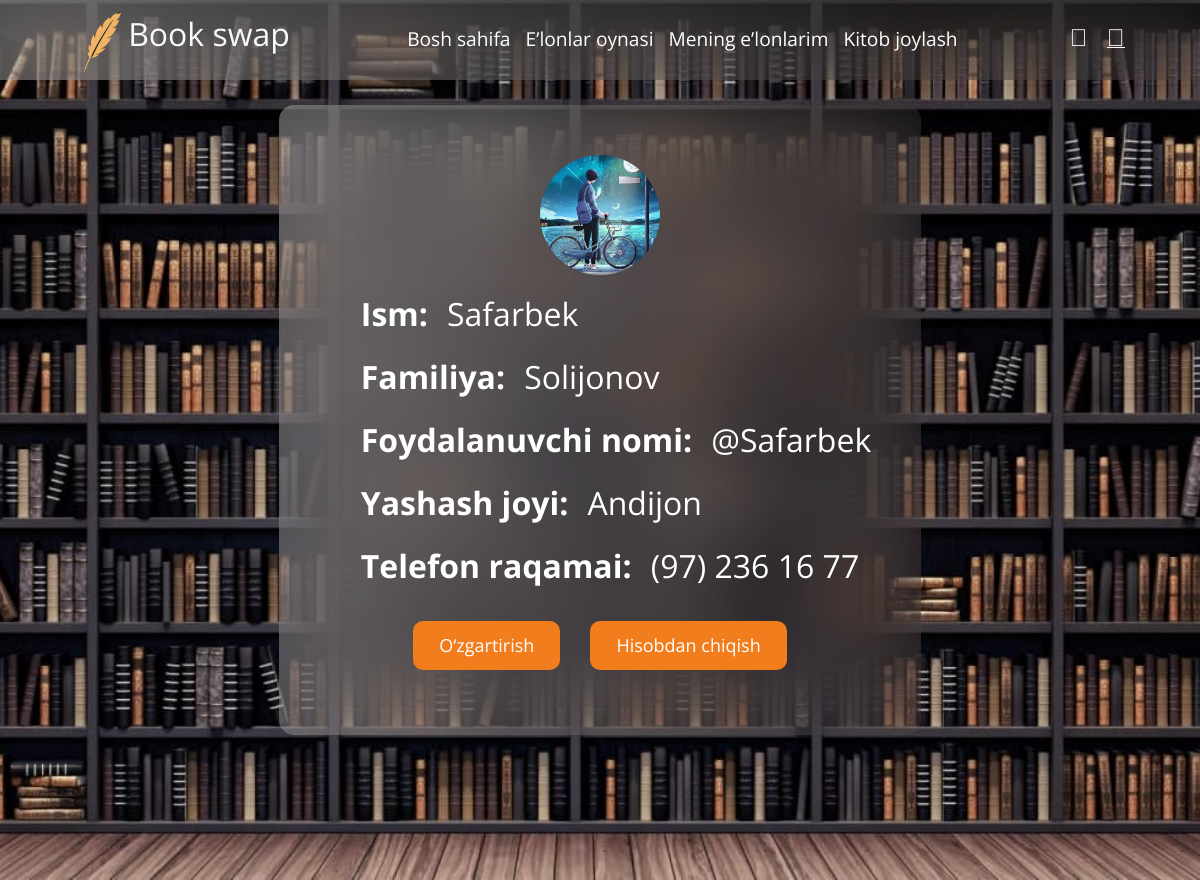
The app's page /account/ (signed in) with its own data.
### account/models.py (models this page shows, shortened)
class User(AbstractUser):
	GENDER = (
		('Ayol', 'Ayol'),
		('Erkak', 'Erkak'),
	)
	ADDRESS = (
		('Andijon', 'Andijon'),
		('Namangan', 'Namangan'),
		('Samarqand', 'Samarqand'),
		('Tashkent', 'Tashkent'),
		('Jizzax', 'Jizzax'),
		('Surxondaryo', 'Surxondaryo'),
		('Navoiy', 'Navoiy'),
		('Xorazm', 'Xorazm'),
		('Qashqadaryo', 'Qashqadaryo'),
		('Buxoro', 'Buxoro'),
		('Sirdaryo', 'Sirdaryo'),
		('Fargona', 'Fargona'),
	)
	name = models.CharField("Name", max_length=256)
	surname = models.CharField("Surname", max_length=256)
	username = models.CharField("Username", max_length=256, unique=True, null=True)
	age = models.PositiveIntegerField("Age", null=True)
	phone = models.CharField("Phone", max_length=18)
	avatar = models.ImageField("Image", upload_to="user-images/", null=True, blank=True, default='default.png')
	gender = models.CharField("Gender", max_length=128, choices=GENDER)
	address = models.CharField("Address", max_length=128, choices=ADDRESS)
	created_at = models.DateTimeField("Created at", auto_now_add=True)
	updated_at = models.DateTimeField("Updated_at", auto_now=True)
	USERNAME_FIELD = "username"
	first_name = None
	last_name = None
	class Meta:
		db_table = "user"
		verbose_name = "user"
		verbose_name_plural = "users"

### account/views.py (the view)
# urls.py: path('', views.ProfileView.as_view(), name="deatil"),
class ProfileView(LoginRequiredMixin, DetailView):
    model = User
    template_name = 'main/profile.html'
    def get_object(self):
        user = User.objects.get(id=self.request.user.id)
        return user

### templates/main/profile.html (shortened to what this page needs)
{% extends "main/base.html" %}
{% load static %}
{% block content %}
<main class="login">
  <div class="profile">
    <div class="text-center img_text">
      <img src="{{object.avatar.url}}" width="120px" height="120px"
        style="border-radius: 50%; height: 120px; width: 120px;" alt="persons-image">
    </div>
    <ul>
      <li>
        <strong>Ism:</strong>
        <span>{{object.name}}</span>
      </li>
      <li>
        <strong>Familiya:</strong>
        <span>{{object.surname}}</span>
      </li>
      <li>
        <strong>Foydalanuvchi nomi:</strong>
        <span>@{{object.username}}</span>
      </li>
      <li>
        <strong>Yashash joyi:</strong>
        <span>{{object.address}}</span>
      </li>
      <li>
        <strong>Telefon raqamai:</strong>
        <span>{{object.phone}}</span>
      </li>
    </ul>
    <div class="change-button">
      <a href="{% url 'account:update' %}" class="btn btn-submit">O‘zgartirish</a>
      <a href="{% url 'account:logout' %}" class="btn btn-submit">Hisobdan chiqish</a>
    </div>
  </div>
</main>
{% endblock content %}

### assets/css/style.css (style rules this page uses)
* { font-family: 'Open Sans', sans-serif; font-style: normal; }
html { width: 100vw; min-height: 100vh; overflow-x: hidden; }
body { width: 100vw; min-height: 100vh; margin: 0; padding: 0; box-sizing: border-box; font-family: Canaro; font-weight: 600, Semi Bold; overflow-x: hidden !important; }
main { width: 100vw; min-height: 100vh; padding-top: 120px; background: url(/static/img/bookmagazine.jpg) center no-repeat; background-size: cover; color: #fff; padding: 10%; padding-top: 15vh; }
main.login, main.center { display: flex; padding-top: 80px; justify-content: center; align-items: center; }
main .profile { min-height: 550px; margin: 10px; padding: 50px; background: linear-gradient(103.17deg, rgba(255, 255, 255, 0.3) 0%, rgba(255, 255, 255, 0.05) 76.68%); backdrop-filter: blur(40px); -webkit-backdrop-filter: blur(40px); margin: 5px; border-radius: 15px; display: flex; flex-direction: column; justify-content: space-evenly; }
main .profile img, main .form img { border-radius: 50%; background-color: #f27d1d; }
main .profile ul { list-style: none; }
main .profile ul li { margin-top: 15px; }
main .profile ul li span { font-size: xx-large; text-transform:capitalize; }
main .profile ul li strong { font-size: xx-large; margin-right: 15px; }
main .profile .change-button { display: flex; justify-content: center; }
main .profile .change-button .btn-submit { text-decoration: none; font-style: normal; color: white !important; background-color: #f27d1d; padding: 10px 25px; margin: 15px; font-size: 18px; font-weight: 400; border-radius: 10px; }

### templates/main/profile.html (style rules this page uses)
html { height: 100vh !important; overflow: auto !important; }
body { height: 100vh; overflow: auto; }

### records on screen
User: avatar (picture), name "Safarbek", surname "Solijonov", username "Safarbek", address "Andijon", phone "(97) 236 16 77"
